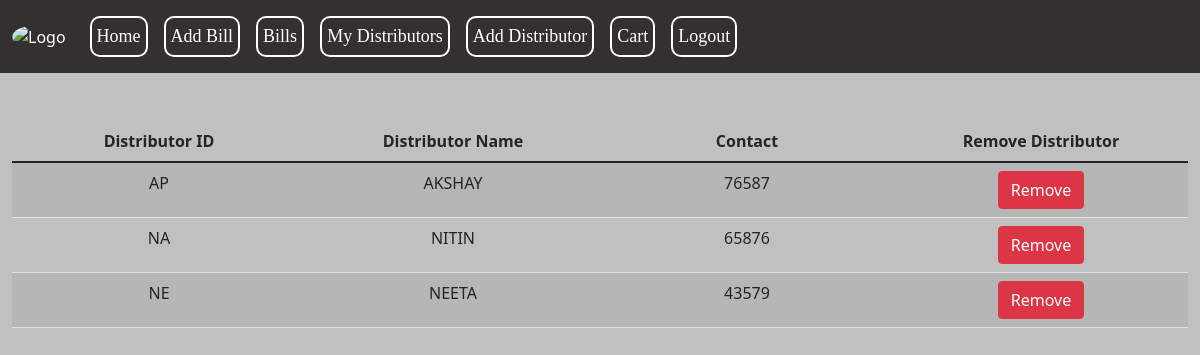
Screenshot of /distInfo (signed in) with the database file from the repository.
### tables this page shows
CREATE TABLE distributor_info (
                        id INTEGER NOT NULL,
                        dist_id TEXT primary key,
                        dist_name TEXT UNIQUE NOT NULL,
                        contact_no TEXT NOT NULL,
                        FOREIGN KEY(id) REFERENCES users(user_id)
                        );

### app.py (the view)
@app.route("/distInfo", methods=["GET"])
@login_required
def distInfo():
    conn = get_db_connection()
    c = conn.cursor()
    distributors = c.execute("SELECT dist_id, dist_name, contact_no FROM distributor_info where id = ?", (session["user_id"],)).fetchall()
    return render_template("distInfo.html", level="primary", distributors=distributors)

### app.py (called while the page is built)
def get_db_connection():
    conn = sqlite3.connect("shop.db")
    return conn

@app.after_request
def after_request(response):
    response.headers["Cache-Control"] = "no-cache, no-store, must-revalidate"
    response.headers["Expires"] = 0
    response.headers["Pragma"] = "no-cache"
    return response

### helpers.py (called while the page is built)
def login_required(f):
    @wraps(f)
    def decorated_function(*args, **kwargs):
        if session.get("user_id") is None:
            return redirect("/login")
        return f(*args, **kwargs)
    return decorated_function

### templates/distInfo.html (shortened to what this page needs)
{% extends "layout.html" %}
{% block main %}
    <table class="table table-striped">
        <thead>
            <tr>
                <th style="width: 20%;">Distributor ID</th>
                <th style="width: 20%;">Distributor Name</th>
                <th style="width: 20%;">Contact</th>
                <th style="width: 20%;">Remove Distributor</th>
            </tr>
        </thead>
        <tbody>
            {% for distributor in distributors %}
            <tr>
                <td>{{ distributor[0] }}</td>
                <td>{{ distributor[1] }}</td>
                <td>{{ distributor[2] }}</td>
                <td>
                    <button class="btn btn-danger" onclick="deletionConfirmation('confirmDelete{{ distributor[0] }}')">Remove</button>
                </td>
            </tr>
            {% endfor%}
        </tbody>
    </table>
{% endblock %}

### static/styles.css (style rules this page uses)
body { background-color: #C0C0C0; }

### rows the page displays
distributor_info: dist_id "AP", dist_name "AKSHAY", contact_no "76587"
distributor_info: dist_id "NA", dist_name "NITIN", contact_no "65876"
distributor_info: dist_id "NE", dist_name "NEETA", contact_no "43579"
